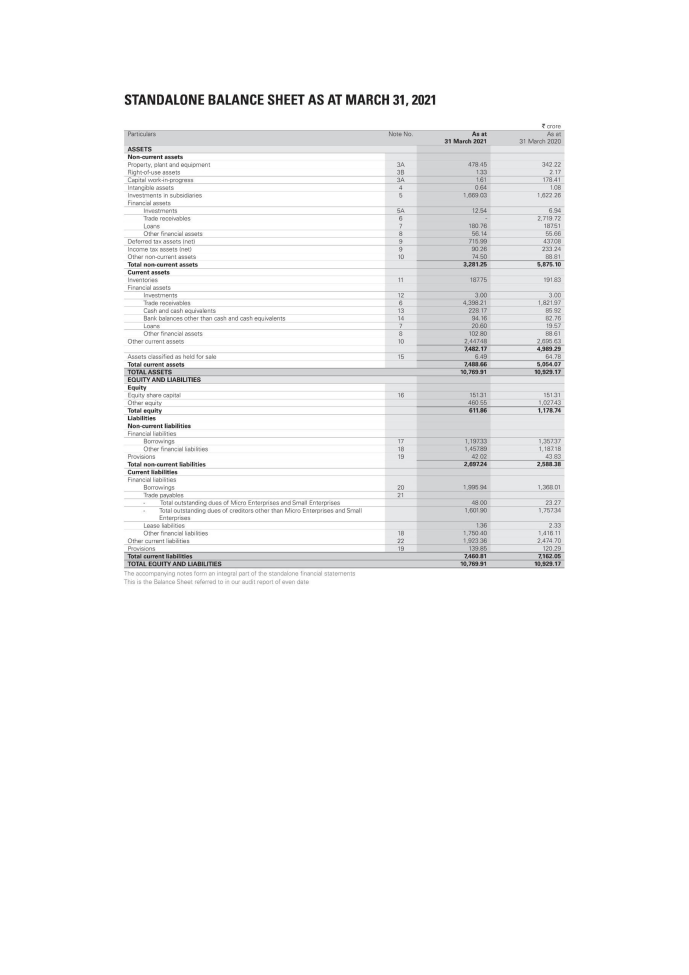
#> input picture Images/Balance-Sheet-Example/Balance-Sheet-Example_page0.jpg, 4134 x 5847 px (shown at 1/6 size)
$ python -i unbordered.py   (imports and definitions only)
#> lines starting #> are read from the running program, lines starting #| are printed output that depends on the picture; after the words box and inside, x2 and y2 are one past the last pixel; in counts of white or black regions, pixels touching at a corner belong together
import cv2
import numpy as np
from PIL import Image, ImageStat

def isColorImage(numpy_image, thumb_size=40, MSE_cutoff=22, adjust_color_bias=True):
    pil_img = Image.fromarray(np.uint8(numpy_image)).convert('RGB')
    bands = pil_img.getbands()
    if bands == ('R','G','B') or bands== ('R','G','B','A'):
        thumb = pil_img.resize((thumb_size,thumb_size))
        SSE, bias = 0, [0,0,0]
        if adjust_color_bias:
            bias = ImageStat.Stat(thumb).mean[:3]
            bias = [b - sum(bias)/3 for b in bias ]
        for pixel in thumb.getdata():
            mu = sum(pixel)/3
            SSE += sum((pixel[i] - mu - bias[i])*(pixel[i] - mu - bias[i]) for i in [0,1,2])
        MSE = float(SSE)/(thumb_size*thumb_size)
        # print("MSE::",MSE)
        if MSE <= MSE_cutoff:
           return False, MSE
        else:
            return True, MSE
    elif len(bands)==1:
        return False, MSE
    else:
        return False, MSE

def isLineLntersectingBox(startPoint, endPoint, box):
    x, y, w, h = box
    rect1 = [(startPoint[0], startPoint[1]), (endPoint[0], endPoint[1])]
    rect2 = [(x, y), (x + w, y + h)]

    if (rect1[0][0] > rect2[1][0] or rect1[1][0] < rect2[0][0] or
        rect1[0][1] > rect2[1][1] or rect1[1][1] < rect2[0][1]):
        return False
    else:
        return True

def omitLines(img):

    res = img.copy()
    grayImg = cv2.cvtColor(img, cv2.COLOR_BGR2GRAY)
    threshImg = cv2.threshold(grayImg, 200, 255, cv2.THRESH_BINARY_INV + cv2.THRESH_OTSU)[1]

    vKernel = cv2.getStructuringElement(cv2.MORPH_RECT, (1, 40))
    rmVertical = cv2.morphologyEx(threshImg, cv2.MORPH_OPEN, vKernel, iterations=2)

    hKernel = cv2.getStructuringElement(cv2.MORPH_RECT, (40, 1))
    rmHorizontal = cv2.morphologyEx(threshImg, cv2.MORPH_OPEN, hKernel, iterations=2)

    cnts = cv2.findContours(rmVertical, cv2.RETR_EXTERNAL, cv2.CHAIN_APPROX_SIMPLE)
    cnts = cnts[0] if len(cnts) == 2 else cnts[1]

    cnts1 = cv2.findContours(rmHorizontal, cv2.RETR_EXTERNAL, cv2.CHAIN_APPROX_SIMPLE)
    cnts1 = cnts1[0] if len(cnts1) == 2 else cnts1[1]

    for c in cnts:
        cv2.drawContours(res, [c], -1, (255,255,255), 12)

    for c1 in cnts1:
        cv2.drawContours(res, [c1], -1, (255,255,255), 12)

    return res

def filterBoxes(boxes, table_width, limit=100):

    widthThreshold=table_width*.05
    return [box for box in boxes if (abs(box[2] - table_width*.75) > widthThreshold) and round(abs(box[2] - table_width) > limit)]

def imageProcess(imgPath):
    cvImg = cv2.imread(imgPath)
#> cvImg is the input picture: shape (5847, 4134, 3); mean B, G, R 246.9, 246.6, 246.5
    colored, MSE = isColorImage(cvImg)
#> in isColorImage, `bands = pil_img.getbands()`: bands = ('R', 'G', 'B')
#> in isColorImage, `thumb = pil_img.resize((thumb_size,thumb_size))`:
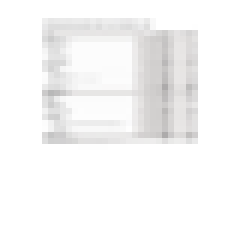
#> thumb: PIL image 40x40 RGB (shown 6 times larger); mean R, G, B 246.8, 246.5, 246.4
#> in isColorImage, `bias = ImageStat.Stat(thumb).mean[:3]`: bias = [246.8, 246.5, 246.4]
#> in isColorImage, `bias = [b - sum(bias)/3 for b in bias ]`: bias = [0.216, -0.0544, -0.161]
#> the loop in isColorImage, `for pixel in thumb.getdata():` made 1600 passes
#> SSE on passes 1 to 3: 0.0755, 0.151, 0.226
#> after the loop in isColorImage, `for pixel in thumb.getdata():`: SSE = 725.3
#> in isColorImage, `MSE = float(SSE)/(thumb_size*thumb_size)`: MSE = 0.453
#> colored = False; MSE = 0.453
    if colored == False:
        cvImg = omitLines(cvImg)
#> in omitLines, `threshImg = cv2.threshold(grayImg, 200, 255, cv2.THRESH_BINARY_INV + c..`:
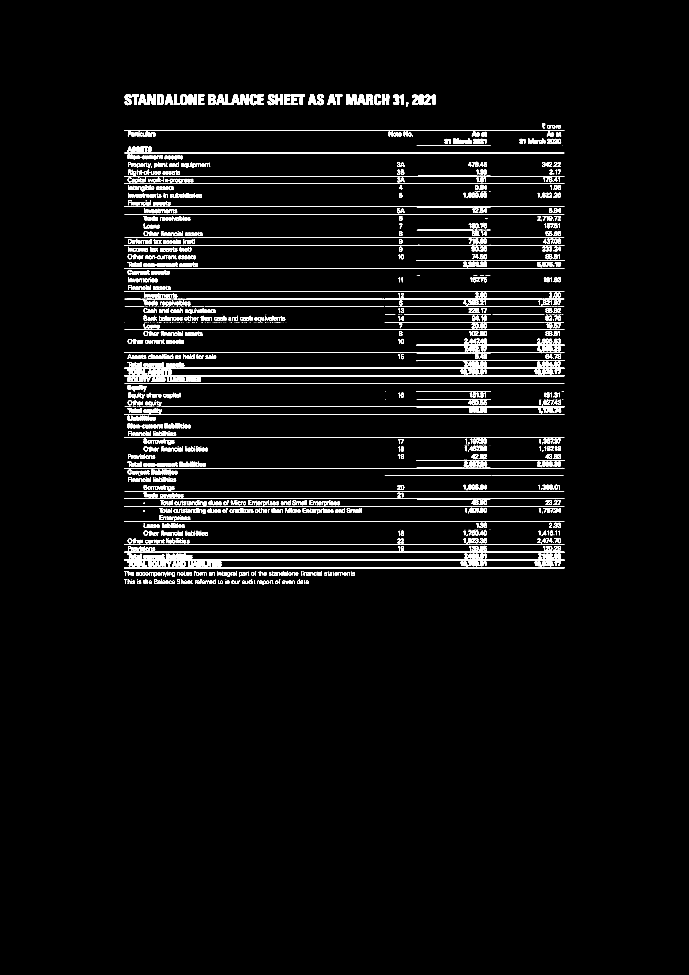
#> threshImg: shape (5847, 4134) (shown at 1/6 size); 2.6% white; 2202 white regions (437 under 20 px), largest, box (x1, y1, x2, y2) and area: (745, 3310, 3386, 3318) 18891, (745, 3402, 3386, 3410) 13877, (745, 3357, 3386, 3364) 13264
#> in omitLines, `rmHorizontal = cv2.morphologyEx(threshImg, cv2.MORPH_OPEN, hKernel, it..`:
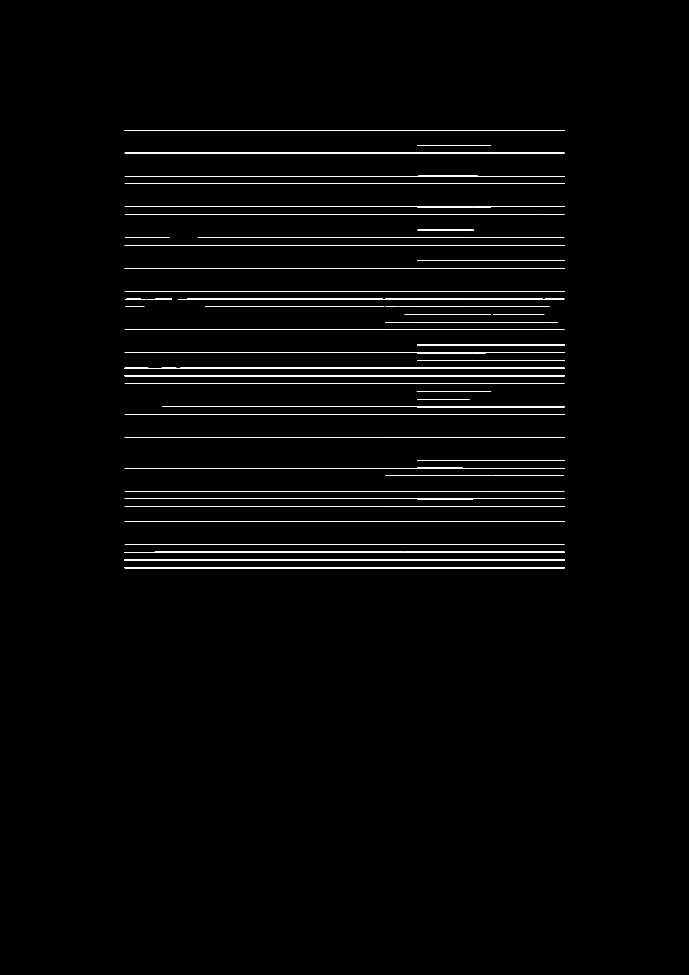
#> rmHorizontal: shape (5847, 4134) (shown at 1/6 size); 0.89% white; 51 white regions
#> in omitLines, `cnts = cv2.findContours(rmVertical, cv2.RETR_EXTERNAL, cv2.CHAIN_APPRO..`: cnts = 0 contours
#> in omitLines, `cnts = cnts[0] if len(cnts) == 2 else cnts[1]`: cnts = []
#> in omitLines, `cnts1 = cv2.findContours(rmHorizontal, cv2.RETR_EXTERNAL, cv2.CHAIN_AP..`: cnts1 = 51 contours, 11 with area under 20; largest, box (x1, y1, x2, y2) and area: (747, 3310, 3388, 3318) 15954, (747, 3404, 3388, 3409) 10560, (747, 3358, 3388, 3363) 10559, (747, 2252, 3388, 2257) 10546, (747, 2207, 3388, 2212) 10456
#> the loop in omitLines, `for c1 in cnts1:` made 51 passes
#> c1 on passes 6, 10, 18, 26, 28, 29, 30: [[748, 3038], [1237, 3038]], [[2950, 2854], [3382, 2854]], [[2501, 2346], [2501, 2347], [2946, 2347], [2945, 2346]], [[3270, 1932], [3348, 1932]], [[2957, 1887], [3265, 1887]], [[2846, 1887], [2946, 1887]], [[2426, 1887], [2844, 1887]]
#> after the loop in omitLines, `for c1 in cnts1:`:
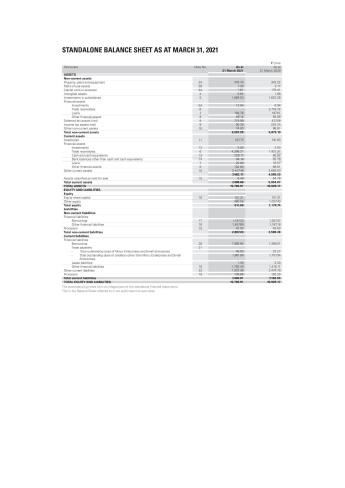
#> res: shape (5847, 4134, 3) (shown at 1/12 size); mean B, G, R 248.7, 248.5, 248.4
    res = cvImg.copy()
    grayImg = cv2.cvtColor(cvImg, cv2.COLOR_BGR2GRAY)
    thresh = cv2.threshold(grayImg, 0, 255, cv2.THRESH_BINARY_INV + cv2.THRESH_OTSU)[1]
#> thresh: shape (5847, 4134); 1.5% white; 2057 white regions (270 under 20 px), largest, box (x1, y1, x2, y2) and area: (2077, 566, 2137, 629) 2802, (1133, 566, 1180, 629) 2226, (885, 566, 932, 628) 2195
    kernel = np.ones((5, 80), np.uint8)
    dilateImg = cv2.dilate(thresh, kernel, iterations=1)
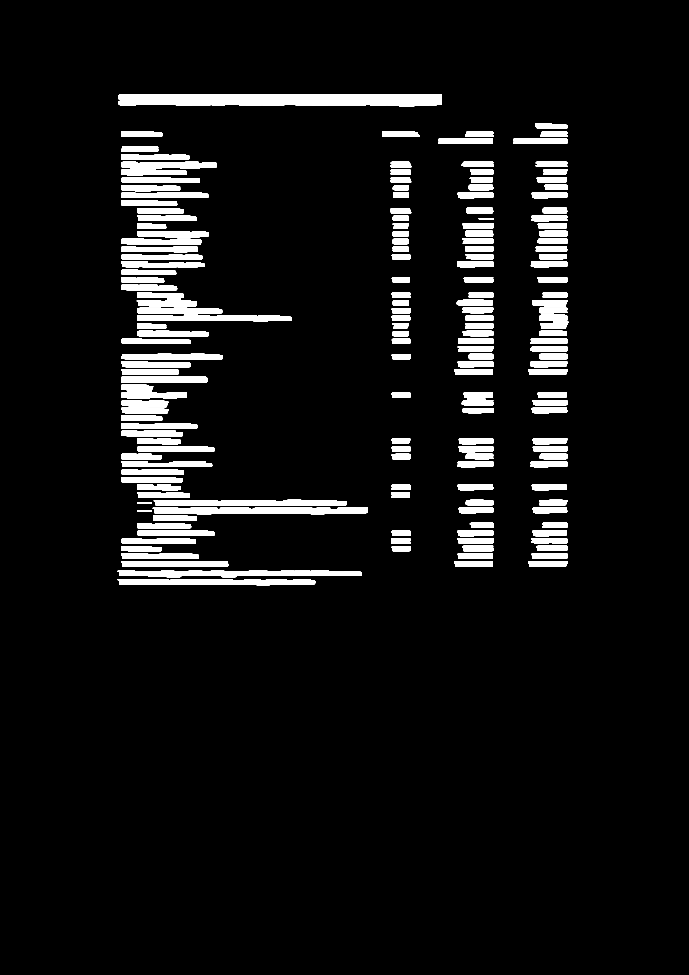
#> dilateImg: shape (5847, 4134) (shown at 1/6 size); 6.4% white; 186 white regions
    contours = cv2.findContours(dilateImg, cv2.RETR_EXTERNAL, cv2.CHAIN_APPROX_SIMPLE)
#> contours = 186 contours; largest, box (x1, y1, x2, y2) and area: (710, 564, 2651, 640) 128236, (706, 3424, 2169, 3463) 41976, (917, 3046, 2208, 3085) 40020, (923, 2999, 2079, 3034) 34828, (706, 3475, 1892, 3511) 33774
    contours = contours[0] if len(contours) == 2 else contours[1]

    allBoxes = []
    for c in contours:
        x, y, w, h = cv2.boundingRect(c)
        if h > 20:
            x, y, w, h = x, y - 2, w, h + 4
            allBoxes.append([x, y, w, h])
#> this loop made 186 passes
#> (x, y, w, h) on passes 1, 3, 4, 5, 6, 7, 8, 9: (706, 3473, 1186, 40), (706, 3422, 1463, 43), (3168, 3365, 237, 37), (2724, 3365, 233, 37), (726, 3365, 644, 37), (3190, 3320, 215, 36), (2746, 3320, 211, 36), (726, 3320, 468, 36)

    x_min = [min([box[0] - 5 for box in allBoxes]), min([box[1] - 5 for box in allBoxes])]
    y_max = [max([box[0] + box[2] + 5 for box in allBoxes]), max([box[1] + box[3] + 5 for box in allBoxes])]
    w_table = y_max[0] - x_min[0]

    filterd_boxes = filterBoxes(allBoxes, w_table)

    x_min_new = [min([box[0] - 5 for box in filterd_boxes]), min([box[1] - 5 for box in filterd_boxes])]
    y_max_new = [max([box[0] + box[2] + 5 for box in filterd_boxes]), max([box[1] + box[3] + 5 for box in filterd_boxes])]

    tableArea = x_min_new + y_max_new
    x1, y1, w1, h1 = tableArea
    cv2.rectangle(res, (x1, y1), (w1, h1), (0, 0, 0), 4)

    x_new = x_min_new[0]
    y_new = x_min_new[1]
    w_new = y_max_new[0] - x_min_new[0]
    h_new = y_max_new[1] - x_min_new[1]

    rowBoxes = filterd_boxes.copy()
    remainRowBoxes = []
    columnBoxes = filterd_boxes.copy()
    remainColBoxes = []

    # Draw column grid lines at the bottom
    while columnBoxes:

        min_x = min(colBox[0] for colBox in columnBoxes)
        minSublistCol = next(colBox for colBox in columnBoxes if colBox[0] == min_x)

        startPointCol = (minSublistCol[0]+ 2 + minSublistCol[2], y_new)
        endPointCol = (minSublistCol[0] + minSublistCol[2]+ 2, y_new + h_new)

        isIntersectCol = any(isLineLntersectingBox(startPointCol, endPointCol, colBox) for colBox in filterd_boxes)
        if not isIntersectCol:
            cv2.line(res, startPointCol, endPointCol, (0, 0, 0), 4)
            remainColBoxes.append(minSublistCol)
        columnBoxes.remove(minSublistCol)

    # Draw row grid lines
    while rowBoxes:
        max_y = max(rowBox[1] + rowBox[3] for rowBox in rowBoxes)
        minSublistRow = next(rowBox for rowBox in rowBoxes if rowBox[1] + rowBox[3] == max_y)

        startPointRow = (x_new, minSublistRow[1] + minSublistRow[3] + 2)
        end_point_row = (x_new + w_new, minSublistRow[1] + minSublistRow[3] + 2)

        isIntersectRow = any(isLineLntersectingBox(startPointRow, end_point_row, rowBox) for rowBox in filterd_boxes)
        if not isIntersectRow:
            cv2.line(res, startPointRow, end_point_row, (0, 0, 0), 4)
            remainRowBoxes.append(minSublistRow)
        rowBoxes.remove(minSublistRow)
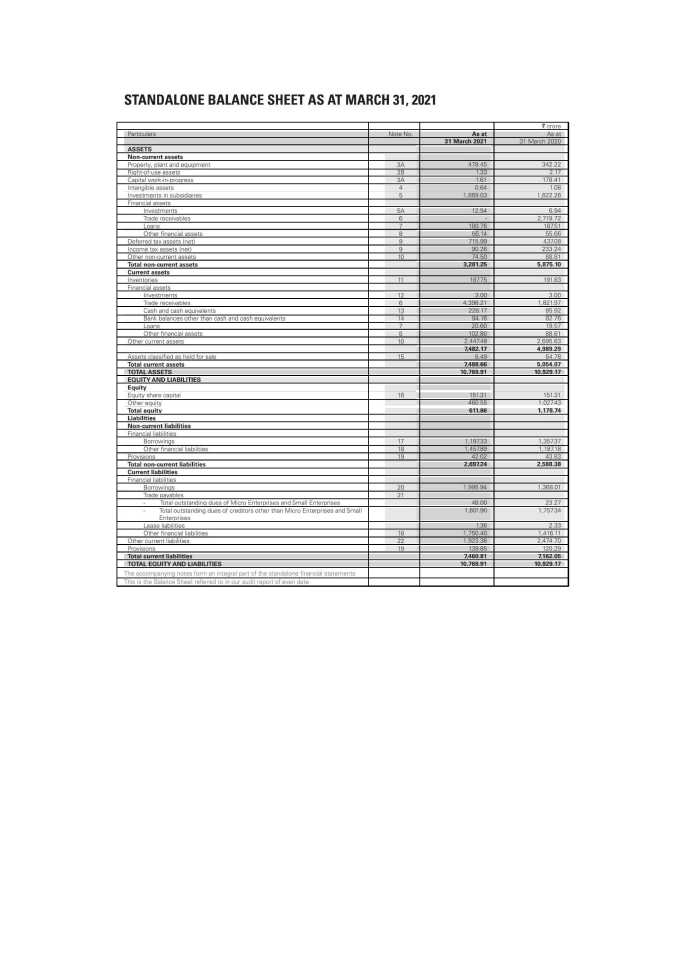
#> res: shape (5847, 4134, 3) (shown at 1/6 size); mean B, G, R 239.5, 239.3, 239.2

    cv2.imwrite(imgPath, res)

    return imgPath

>>> result = imageProcess('../Images/Balance-Sheet-Example/Balance-Sheet-Example_page0.jpg')

$ run again, on Images/Balance-Sheet-Example/Balance-Sheet-Example_page1.jpg
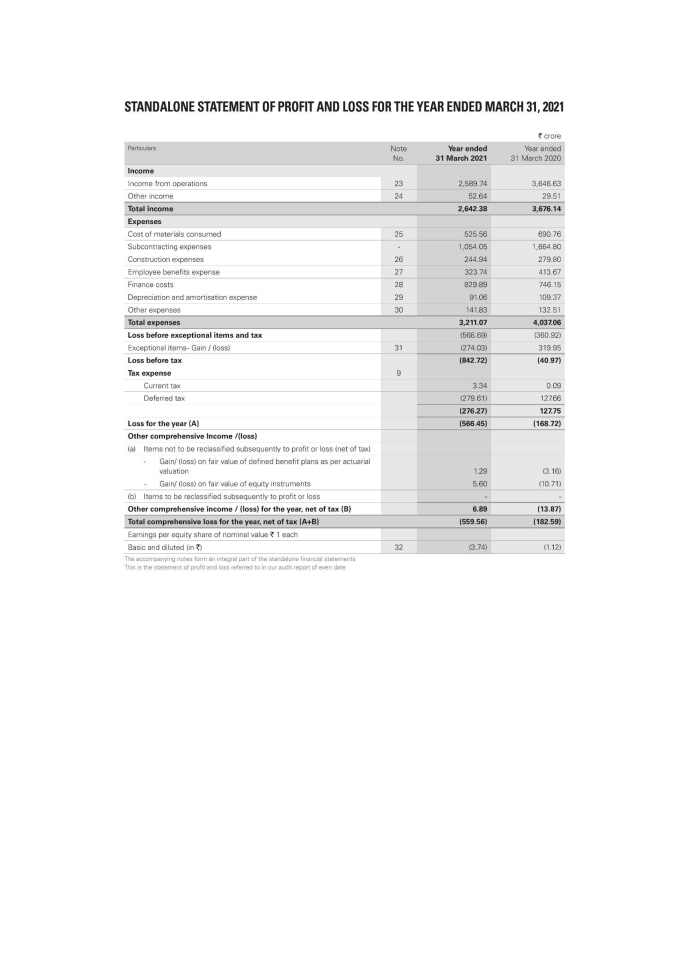
#> input picture Images/Balance-Sheet-Example/Balance-Sheet-Example_page1.jpg, 4134 x 5847 px (shown at 1/6 size)
#> in imageProcess, cvImg is the input picture: shape (5847, 4134, 3); mean B, G, R 246.5, 246.2, 246.1
#> bands = ('R', 'G', 'B')
#> in isColorImage, `bias = ImageStat.Stat(thumb).mean[:3]`: bias = [246.4, 246.2, 246.1]
#> in isColorImage, `bias = [b - sum(bias)/3 for b in bias ]`: bias = [0.223, -0.0575, -0.166]
#> the loop in isColorImage, `for pixel in thumb.getdata():` made 1600 passes
#> SSE on passes 1 to 3: 0.0805, 0.161, 0.242
#> after the loop in isColorImage, `for pixel in thumb.getdata():`: SSE = 752.5
#> in isColorImage, `MSE = float(SSE)/(thumb_size*thumb_size)`: MSE = 0.47
#> in imageProcess, `colored, MSE = isColorImage(cvImg)`: colored = False; MSE = 0.47
#> in omitLines, `threshImg = cv2.threshold(grayImg, 200, 255, cv2.THRESH_BINARY_INV + c..`:
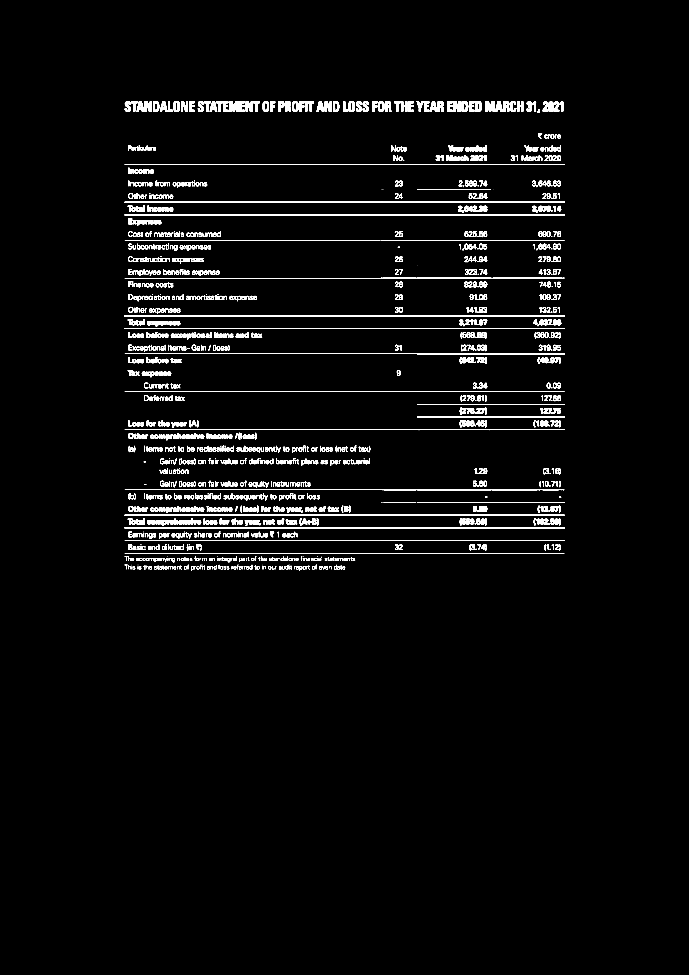
#> threshImg: shape (5847, 4134) (shown at 1/6 size); 2.3% white; 1472 white regions (102 under 20 px), largest, box (x1, y1, x2, y2) and area: (748, 1210, 3388, 1217) 16309, (747, 1892, 3388, 1899) 16277, (748, 3163, 3388, 3170) 15843
#> rmVertical: shape (5847, 4134); every value is 0
#> rmHorizontal: shape (5847, 4134); 0.57% white; 21 white regions
#> in omitLines, `cnts = cv2.findContours(rmVertical, cv2.RETR_EXTERNAL, cv2.CHAIN_APPRO..`: cnts = 0 contours
#> in omitLines, `cnts = cnts[0] if len(cnts) == 2 else cnts[1]`: cnts = []
#> cnts1 = 21 contours, 3 with area under 20; largest, box (x1, y1, x2, y2) and area: (750, 1210, 3390, 1217) 13646, (749, 1892, 3390, 1899) 13614, (750, 3164, 3390, 3170) 13195, (750, 1287, 3390, 1292) 9596, (750, 3089, 3390, 3093) 7917
#> the loop in omitLines, `for c1 in cnts1:` made 21 passes
#> c1 on passes 1, 3, 4, 5, 20, 21: [[750, 3321], [3388, 3321]], [[750, 3164], [750, 3169], [3389, 3169], [3389, 3164]], [[750, 3089], [750, 3092], [3389, 3092], [3389, 3089]], [[2305, 3014], [2498, 3014]], [[2504, 1138], [2947, 1138]], [[750, 985], [750, 986], [3388, 986], [3388, 985]]
#> thresh: shape (5847, 4134); 1.6% white; 1572 white regions (204 under 20 px), largest, box (x1, y1, x2, y2) and area: (2913, 608, 2968, 669) 2536, (1376, 608, 1430, 669) 2501, (1086, 608, 1128, 669) 1943
#> dilateImg: shape (5847, 4134); 6.2% white; 105 white regions
#> contours = 105 contours; largest, box (x1, y1, x2, y2) and area: (710, 605, 3419, 680) 176256, (731, 2672, 2261, 2719) 56142, (730, 3033, 2145, 3080) 52515, (921, 2749, 2259, 2795) 47906, (728, 3109, 1952, 3157) 45422
#> the loop in imageProcess, `for c in contours:` made 105 passes
#> (x, y, w, h) on passes 1, 2, 4, 5, 6, 7, 8, 9: (709, 3385, 1401, 42), (1865, 3337, 81, 6), (709, 3335, 1462, 42), (3227, 3262, 177, 45), (2331, 3262, 125, 42), (733, 3262, 516, 46), (2777, 3261, 184, 46), (733, 3186, 1091, 50)
#> the loop in imageProcess, `while columnBoxes: ` made 97 passes
#> the loop in imageProcess, `while rowBoxes:` made 97 passes
#> after the loop in imageProcess, `while rowBoxes:`:
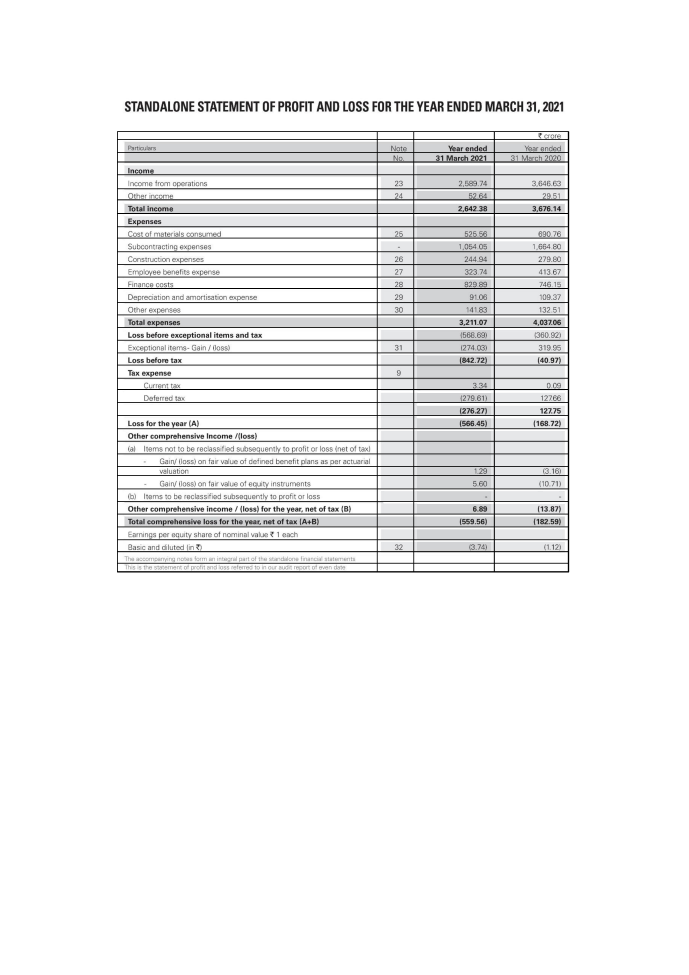
#> res: shape (5847, 4134, 3) (shown at 1/6 size); mean B, G, R 241.6, 241.4, 241.3
